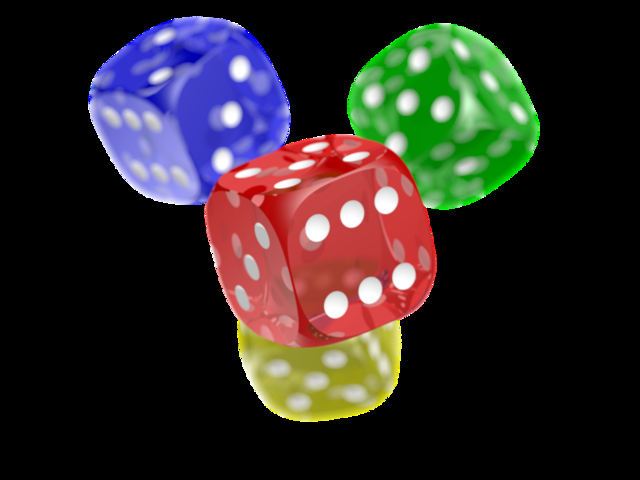
%> input picture examples/autograder/HW0/image.png, 640 x 480 px
$ octave --eval "result = example7_soln('image.png');"   (GNU Octave 9; MATLAB toolbox functions it lacks are replaced by stand-ins)
%> lines starting %> are read from the running program, lines starting %| are printed output that depends on the picture
function num = example7_soln(fn)
%> called with fn = 'image.png'
img = imread(fn);
%> img is the input picture: size 480x640x3 uint8; mean R, G, B 47.1, 41.2, 39.3
num = sum(img(:, :, 1) > 100, 'all');
%> num = 69935
img = img(end:-1:1, end:-1:1, :);
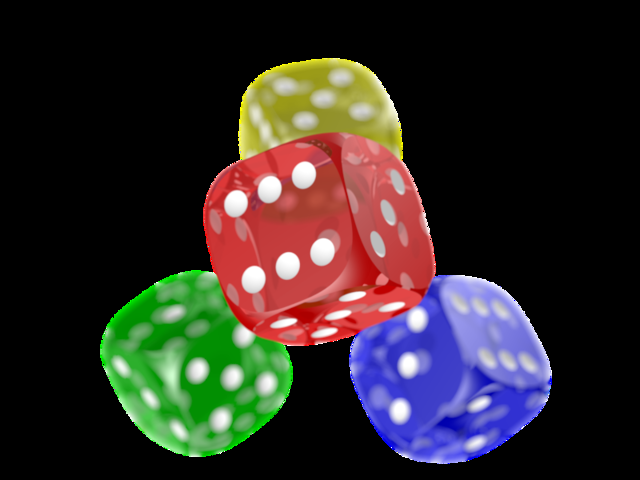
%> img: size 480x640x3 uint8; mean R, G, B 47.1, 41.2, 39.3; mean of the top-left, top-right, bottom-left and bottom-right quarters 28.3, 26.4, 49.5, 66.1
imwrite(img, [fn(1:end-4) '_updated.png']);
end
